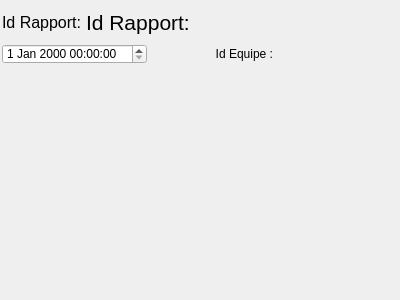
<?xml version="1.0" encoding="UTF-8"?>
<ui version="4.0">
 <class>RapportShow</class>
 <widget class="QWidget" name="RapportShow">
  <property name="geometry">
   <rect>
    <x>0</x>
    <y>0</y>
    <width>400</width>
    <height>300</height>
   </rect>
  </property>
  <property name="minimumSize">
   <size>
    <width>400</width>
    <height>0</height>
   </size>
  </property>
  <property name="maximumSize">
   <size>
    <width>400</width>
    <height>16777215</height>
   </size>
  </property>
  <property name="windowTitle">
   <string>Form</string>
  </property>
  <layout class="QVBoxLayout" name="verticalLayout">
   <property name="spacing">
    <number>2</number>
   </property>
   <property name="leftMargin">
    <number>2</number>
   </property>
   <property name="topMargin">
    <number>2</number>
   </property>
   <property name="rightMargin">
    <number>2</number>
   </property>
   <property name="bottomMargin">
    <number>2</number>
   </property>
   <item>
    <widget class="QWidget" name="widget_2" native="true">
     <property name="sizePolicy">
      <sizepolicy hsizetype="Preferred" vsizetype="Minimum">
       <horstretch>0</horstretch>
       <verstretch>0</verstretch>
      </sizepolicy>
     </property>
     <property name="maximumSize">
      <size>
       <width>16777215</width>
       <height>40</height>
      </size>
     </property>
     <layout class="QHBoxLayout" name="horizontalLayout">
      <property name="spacing">
       <number>0</number>
      </property>
      <property name="leftMargin">
       <number>0</number>
      </property>
      <property name="topMargin">
       <number>0</number>
      </property>
      <property name="rightMargin">
       <number>0</number>
      </property>
      <property name="bottomMargin">
       <number>0</number>
      </property>
      <item>
       <widget class="QLabel" name="label">
        <property name="minimumSize">
         <size>
          <width>80</width>
          <height>0</height>
         </size>
        </property>
        <property name="maximumSize">
         <size>
          <width>16777215</width>
          <height>40</height>
         </size>
        </property>
        <property name="font">
         <font>
          <pointsize>12</pointsize>
         </font>
        </property>
        <property name="text">
         <string>Id Rapport: </string>
        </property>
       </widget>
      </item>
      <item>
       <widget class="QLabel" name="IdR">
        <property name="sizePolicy">
         <sizepolicy hsizetype="Expanding" vsizetype="Preferred">
          <horstretch>0</horstretch>
          <verstretch>0</verstretch>
         </sizepolicy>
        </property>
        <property name="minimumSize">
         <size>
          <width>0</width>
          <height>40</height>
         </size>
        </property>
        <property name="maximumSize">
         <size>
          <width>16777215</width>
          <height>40</height>
         </size>
        </property>
        <property name="font">
         <font>
          <pointsize>16</pointsize>
         </font>
        </property>
        <property name="text">
         <string>Id Rapport: </string>
        </property>
       </widget>
      </item>
     </layout>
    </widget>
   </item>
   <item>
    <widget class="QWidget" name="widget_4" native="true">
     <property name="maximumSize">
      <size>
       <width>16777215</width>
       <height>20</height>
      </size>
     </property>
     <layout class="QVBoxLayout" name="verticalLayout_3">
      <property name="spacing">
       <number>0</number>
      </property>
      <property name="leftMargin">
       <number>0</number>
      </property>
      <property name="topMargin">
       <number>0</number>
      </property>
      <property name="rightMargin">
       <number>0</number>
      </property>
      <property name="bottomMargin">
       <number>0</number>
      </property>
      <item>
       <layout class="QHBoxLayout" name="horizontalLayout_2">
        <item>
         <widget class="QDateTimeEdit" name="datetime">
          <property name="maximumSize">
           <size>
            <width>200</width>
            <height>16777215</height>
           </size>
          </property>
         </widget>
        </item>
        <item>
         <widget class="QLabel" name="label_2">
          <property name="text">
           <string>Id Equipe :</string>
          </property>
          <property name="alignment">
           <set>Qt::AlignRight|Qt::AlignTrailing|Qt::AlignVCenter</set>
          </property>
         </widget>
        </item>
        <item>
         <widget class="QWidget" name="idEq" native="true">
          <property name="maximumSize">
           <size>
            <width>16777215</width>
            <height>20</height>
           </size>
          </property>
          <layout class="QVBoxLayout" name="verticalLayout_4">
           <property name="spacing">
            <number>0</number>
           </property>
           <property name="leftMargin">
            <number>0</number>
           </property>
           <property name="topMargin">
            <number>0</number>
           </property>
           <property name="rightMargin">
            <number>0</number>
           </property>
           <property name="bottomMargin">
            <number>0</number>
           </property>
          </layout>
         </widget>
        </item>
       </layout>
      </item>
     </layout>
    </widget>
   </item>
   <item>
    <widget class="QWidget" name="widget" native="true">
     <property name="sizePolicy">
      <sizepolicy hsizetype="Preferred" vsizetype="Preferred">
       <horstretch>0</horstretch>
       <verstretch>0</verstretch>
      </sizepolicy>
     </property>
     <property name="minimumSize">
      <size>
       <width>0</width>
       <height>0</height>
      </size>
     </property>
     <property name="maximumSize">
      <size>
       <width>7000</width>
       <height>16777215</height>
      </size>
     </property>
     <layout class="QVBoxLayout" name="verticalLayout_2">
      <property name="spacing">
       <number>2</number>
      </property>
      <property name="leftMargin">
       <number>0</number>
      </property>
      <property name="topMargin">
       <number>0</number>
      </property>
      <property name="rightMargin">
       <number>0</number>
      </property>
      <property name="bottomMargin">
       <number>0</number>
      </property>
     </layout>
    </widget>
   </item>
  </layout>
 </widget>
 <resources/>
 <connections/>
</ui>
